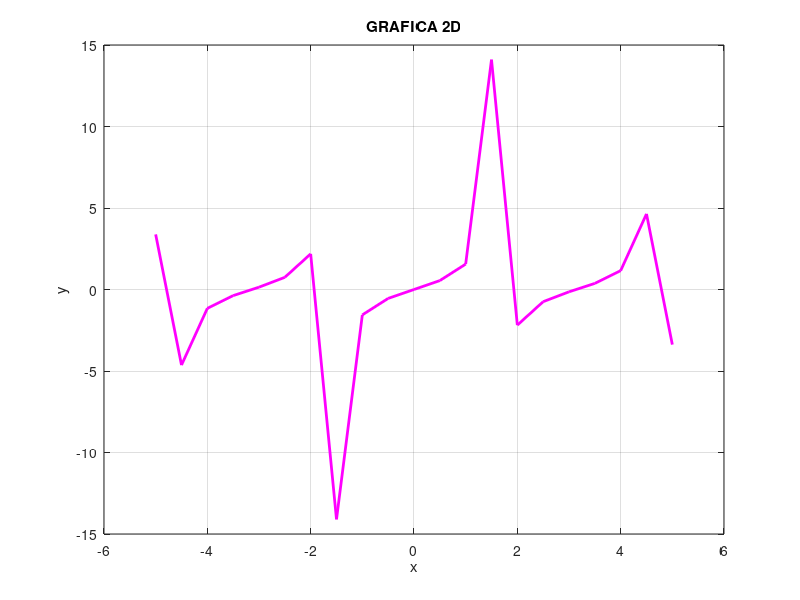

Source code (MATLAB):
clc
clear all
close all

%%Grafica 2d a partir de datos 
x = -5: 0.5: 5; %VECTOR X
y = x.^2 + x - 1; %VECTOR Y
y = tan(x)
figure(1)
plot(x,y,"m","LineWidth", 2)
grid 
title("GRAFICA 2D")
ylabel("y")
xlabel("x")